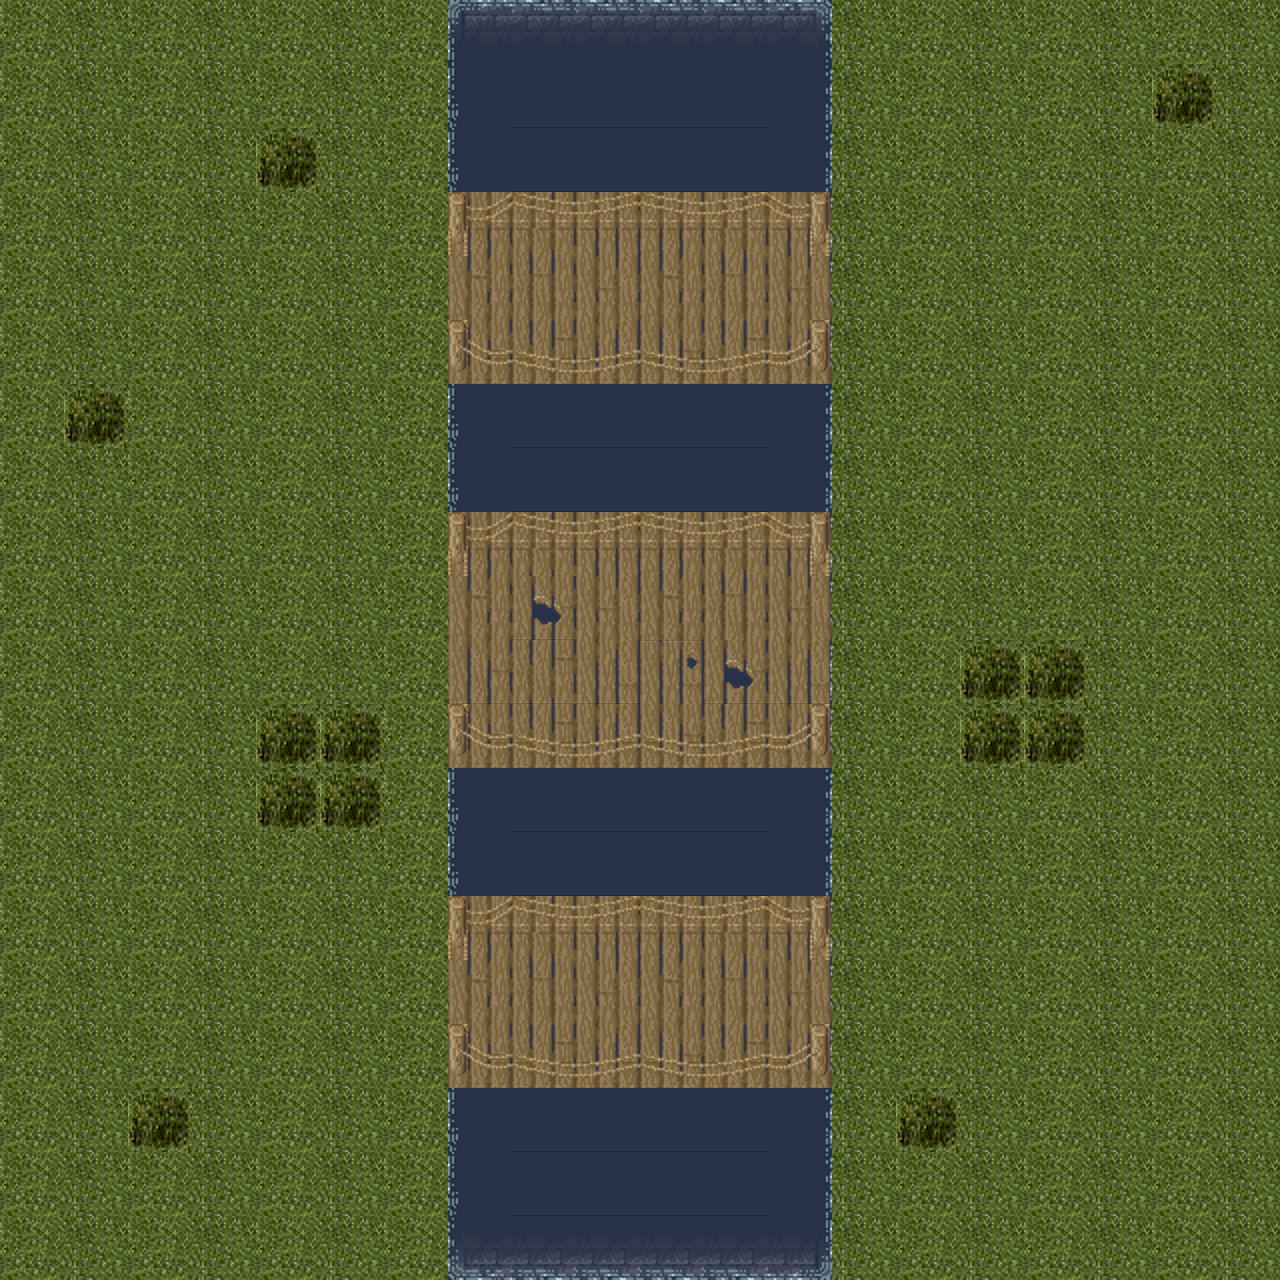

A level layout from a 2D game, rendered from its tile map. Below: a short description, then the map file with tile-grid data replaced by summaries:
An orthogonal 20x20 tile map with 64x64 px tiles, 6 tile layers (WaterBase, Grass, WaterOutline, Docks, ...), 3 tilesets and 11 objects (7x Slow, 4x Impassable).

<map version="1.2" tiledversion="1.2.5" orientation="orthogonal" renderorder="right-down" width="20" height="20" tilewidth="64" tileheight="64" infinite="0" nextlayerid="8" nextobjectid="14">
 <tileset firstgid="1" source="graphics_tilesets_magecity.tsx" />
 <tileset firstgid="361" source="hf1_a2.tsx" />
 <tileset firstgid="553" source="graphics_tilesets_docks2.tsx" />
 <layer id="1" name="WaterBase" width="20" height="20">
  <data>[400 cells, 400 non-empty, 1 distinct tile ids]</data>
 </layer>
 <layer id="3" name="Grass" width="20" height="20">
  <data>[400 cells, 280 non-empty, 2 distinct tile ids]</data>
 </layer>
 <layer id="2" name="WaterOutline" width="20" height="20">
  <data>[400 cells, 48 non-empty, 5 distinct tile ids]</data>
 </layer>
 <layer id="4" name="Docks" width="20" height="20">
  <data>[400 cells, 60 non-empty, 11 distinct tile ids]</data>
 </layer>
 <layer id="5" name="DockOutline" width="20" height="20">
  <data>[400 cells, 36 non-empty, 8 distinct tile ids]</data>
 </layer>
 <layer id="6" name="Bush" width="20" height="20">
  <data>[400 cells, 13 non-empty, 1 distinct tile ids]</data>
 </layer>
 <objectgroup id="7" name="Effect">
  <object id="1" name="Slow" x="256" y="128" width="64" height="64">
   <properties>
    <property name="Effect" value="Slow" />
    <property name="Movement Speed" type="int" value="2" />
   </properties>
  </object>
  <object id="2" name="Impassable" x="448" y="0" width="384" height="192">
   <properties>
    <property name="Effect" value="Impassable" />
   </properties>
  </object>
  <object id="4" name="Impassable" x="448" y="768" width="384" height="128">
   <properties>
    <property name="Effect" value="Impassable" />
   </properties>
  </object>
  <object id="5" name="Impassable" x="448" y="1088" width="384" height="192">
   <properties>
    <property name="Effect" value="Impassable" />
   </properties>
  </object>
  <object id="6" name="Impassable" x="448" y="384" width="384" height="128">
   <properties>
    <property name="Effect" value="Impassable" />
   </properties>
  </object>
  <object id="7" name="Slow" x="64" y="384" width="64" height="64">
   <properties>
    <property name="Effect" value="Slow" />
    <property name="Movement Speed" type="int" value="2" />
   </properties>
  </object>
  <object id="8" name="Slow" x="128" y="1088" width="64" height="64">
   <properties>
    <property name="Effect" value="Slow" />
    <property name="Movement Speed" type="int" value="2" />
   </properties>
  </object>
  <object id="10" name="Slow" x="896" y="1088" width="64" height="64">
   <properties>
    <property name="Effect" value="Slow" />
    <property name="Movement Speed" type="int" value="2" />
   </properties>
  </object>
  <object id="11" name="Slow" x="1152" y="64" width="64" height="64">
   <properties>
    <property name="Effect" value="Slow" />
    <property name="Movement Speed" type="int" value="2" />
   </properties>
  </object>
  <object id="12" name="Slow" x="256" y="704" width="128" height="128">
   <properties>
    <property name="Effect" value="Slow" />
    <property name="Movement Speed" type="int" value="2" />
   </properties>
  </object>
  <object id="13" name="Slow" x="960" y="640" width="128" height="128">
   <properties>
    <property name="Effect" value="Slow" />
    <property name="Movement Speed" type="int" value="2" />
   </properties>
  </object>
 </objectgroup>
</map>
